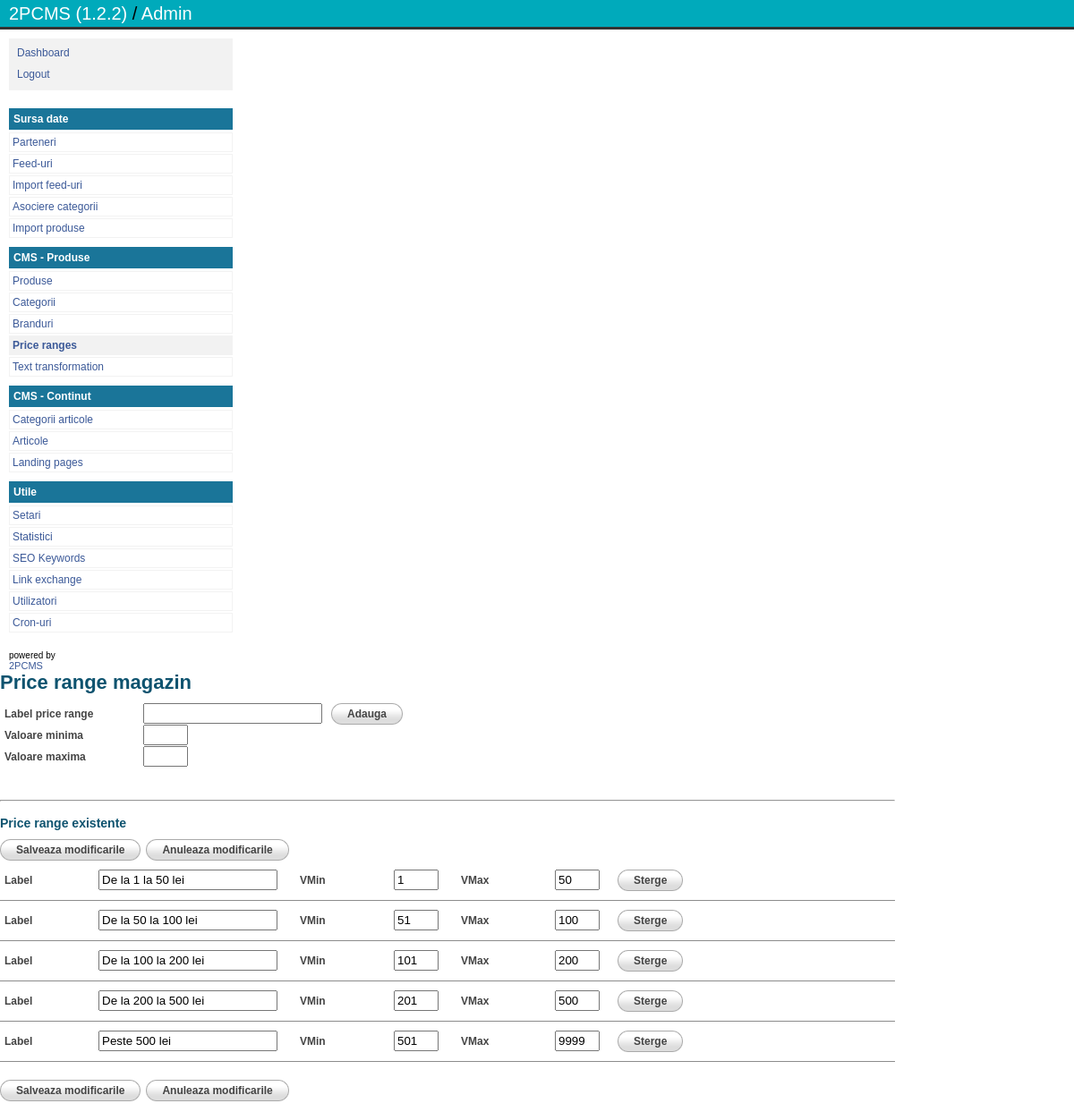
The page /manager/s_pricerange.php (signed in) on the database its author committed.
### tables this page shows
CREATE TABLE IF NOT EXISTS `shop_priceranges` (
  `id` int(11) NOT NULL AUTO_INCREMENT,
  `label` varchar(100) NOT NULL,
  `vmin` int(11) NOT NULL,
  `vmax` int(11) NOT NULL,
  `position` int(11) NOT NULL,
  PRIMARY KEY (`id`)
);

### common/common.php (called while the page is built, shortened)
<?php
$_CONFIG["user"] = "root";
$_CONFIG["pass"] = '';
$_CONFIG["db"] = "2pcms";
$_CONFIG["host"] = "localhost";
include ("class.sql.php");
include ("version.php");
$_CONFIG["urlpath"] = "http://localhost/2pcms-clean/";
$setts = $db->get_results("Select * from settings");
if($setts!=null){
    foreach($setts as $sett){
        $_CONFIG["settings"][$sett->vlabel] = $sett->vvalue;
    }
}
$_CONFIG["rec_per_page"] = $_CONFIG["settings"]["record_per_page"];
$_CONFIG["base_meta_key"] = $_CONFIG["settings"]["meta_keywords"];
$_CONFIG["base_meta_desc"] = $_CONFIG["settings"]["meta_description"];
$_CONFIG["site_name"] = $_CONFIG["settings"]["website_title"];
$_CONFIG["email_from"] = $_CONFIG["settings"]["website_email"];
$_CONFIG["template"] = $_CONFIG["settings"]["website_template"];
?>

### common/class.sql.php (called while the page is built, shortened)
<?php
	class db {
		function db($dbuser, $dbpassword, $dbname, $dbhost)
		{
			$this->dbh = @mysql_connect($dbhost,$dbuser,$dbpassword);
		}
		function query($query, $output = OBJECT)
		{
			$this->last_result = null;
			$this->result = mysql_query($query,$this->dbh);
			if ( mysql_error() )
			{
				$this->print_error();
			}
			else
			{
				if ( $this->result )
				{
					$i=0;
					$i=0;
					while ( $row = @mysql_fetch_object($this->result) )
					{
						$this->last_result[$i] = $row;
						$i++;
					}
					if ( $i )
					{
						return true;
					}
					else
					{
						return false;
					}
				}
			}
		}
		function get_results($query=null, $output = OBJECT)
		{
			if ( $query )
			{
				$this->query($query);
			}
			if ( $output == OBJECT )
			{
				return $this->last_result;
			}
		}
	}
$db = new db(EZSQL_DB_USER, EZSQL_DB_PASSWORD, EZSQL_DB_NAME, EZSQL_DB_HOST);
?>

### common/version.php (called while the page is built, shortened)
<?php
$cms_version = "1.2.2";
?>

### manager/s_pricerange.php (the view, shortened to what this page needs)
<?php
include "../common/common.php";
$page_name = "s_pricerange";
$page_title = "Price range magazin";
include "include/header.php";
?>
<form name="addprice-form" id="addprice-form" method="post" action="s_pricerange.php?action=addnew">
    <div class="form_item">
        <label for="label">Label price range</label>
        <input type="text" name="label" id="label" value="" class="txt" style="width: 200px; margin-right: 10px;">
        <a href="javascript:void(0)" onclick="if(validateForm(arFields, 'error-holder')){$('#addprice-form').submit();}" class="button"><span>Adauga</span></a>
    </div>
    <div class="form_item">
        <label for="vmin">Valoare minima</label>
        <input type="text" name="vmin" id="vmin" value="" class="txt" style="width: 50px">
    </div>
    <div class="form_item">
        <label for="vmax">Valoare maxima</label>
        <input type="text" name="vmax" id="vmax" value="" class="txt" style="width: 50px">
    </div>
    <div class="form_item">
        <label>&nbsp;</label>
    </div>
</form>
<hr/>
<div class="spacer10"></div>
<h3>Price range existente</h3>
<form name="editprice-form" id="editprice-form" method="post" action="s_pricerange.php?action=update">
    <div style="text-align: right;">
        <a href="javascript:void(0)" onclick="$('#editprice-form').submit();" class="button"><span>Salveaza modificarile</span></a>
        <a href="javascript:void(0)" onclick="$('#editprice-form')[0].reset();" class="button"><span>Anuleaza modificarile</span></a>
    </div>
    <div class="spacer10"></div>
    <?php
    $pranges = $db->get_results("Select * from shop_priceranges order by vmin asc");
    if($pranges!=null){
        $i=0;
        foreach($pranges as $cat){
            $i++;
            ?>
            <div class="form_item" style="border-bottom: 1px solid #8c8c8c; padding-bottom: 10px;">
                <label for="label-<?php echo $i; ?>" style="width: 100px">Label</label>
                <input type="text" name="label-<?php echo $i; ?>" id="label-<?php echo $i; ?>" value="<?php echo $cat->label?>" class="txt" style="width: 200px;">
                <div style="float: left; width: 20px;">&nbsp;</div>
                <label for="vmin-<?php echo $i; ?>" style="width: 100px">VMin</label>
                <input type="text" name="vmin-<?php echo $i; ?>" id="vmin-<?php echo $i; ?>" value="<?php echo $cat->vmin?>" class="txt" style="width: 50px;">
                <div style="float: left; width: 20px;">&nbsp;</div>
                <label for="vmax-<?php echo $i; ?>" style="width: 100px">VMax</label>
                <input type="text" name="vmax-<?php echo $i; ?>" id="vmax-<?php echo $i; ?>" value="<?php echo $cat->vmax?>" class="txt" style="width: 50px;">
                <div style="float: left; width: 20px;">&nbsp;</div>
                <a href="javascript:void(0)" onclick="ConfirmDelete2Link('s_pricerange.php?action=delete&id=<?php echo $cat->id; ?>')" class="button"><span>Sterge</span></a>
            </div>
            <div class="spacer10"></div>
            <?php
        }
    }
    ?>
    <div class="spacer10"></div>
    <div style="text-align: right;">
        <a href="javascript:void(0)" onclick="$('#editprice-form').submit();" class="button"><span>Salveaza modificarile</span></a>
        <a href="javascript:void(0)" onclick="$('#editprice-form')[0].reset();" class="button"><span>Anuleaza modificarile</span></a>
    </div>
</form>
<?php
include "include/footer.php";
?>

### manager/include/header.php (shortened to what this page needs)
<html>
<head>
<link rel="stylesheet" type="text/css" href="css/admin.css">
</head>
<body>
<div id="header">
<a href="<?=$_CONFIG["urlpath"]?>" title="2PCMS" target="_blank">2PCMS (<?=$cms_version?>)</a> / <a href="<?=$_CONFIG["urlpath"]?>manager/" title="2PCMS Admin">Admin</a>
</div>
<div id="maincontainer">
<div id="menucontainer">
    <div class="mlinks" style="margin-bottom: 20px; padding: 5px; background-color: #f2f2f2;">
        <a href="index.php" <?php if($page_name=="index"){echo 'class="selected"';} ?>>Dashboard</a>
        <a href="login.php?action=logout" <?php if($page_name=="ww"){echo 'class="selected"';} ?>>Logout</a>
    </div>
    <div class="mtitle">Sursa date</div>
    <div class="mlinks">
        <a href="sd_partners.php" <?php if($page_name=="sd_partners"){echo 'class="selected"';} ?>>Parteneri</a>
        <a href="sd_feeds.php" <?php if($page_name=="sd_feeds"){echo 'class="selected"';} ?>>Feed-uri</a>
        <a href="id_import.php" <?php if($page_name=="id_import"){echo 'class="selected"';} ?>>Import feed-uri</a>
        <a href="sd_categories.php" <?php if($page_name=="sd_categories"){echo 'class="selected"';} ?>>Asociere categorii</a>
        <a href="sd_products.php" <?php if($page_name=="sd_products"){echo 'class="selected"';} ?>>Import produse</a>
    </div>
    <div class="mtitle">CMS - Produse</div>
    <div class="mlinks">
        <a href="s_products.php" <?php if($page_name=="s_products"){echo 'class="selected"';} ?>>Produse</a>
        <a href="s_categories.php" <?php if($page_name=="s_categories"){echo 'class="selected"';} ?>>Categorii</a>
        <a href="s_brands.php" <?php if($page_name=="s_brands"){echo 'class="selected"';} ?>>Branduri</a>
        <a href="s_pricerange.php" <?php if($page_name=="s_pricerange"){echo 'class="selected"';} ?>>Price ranges</a>
        <a href="s_texttrans.php" <?php if($page_name=="s_texttrans"){echo 'class="selected"';} ?>>Text transformation</a>
    </div>
    <div class="mtitle">CMS - Continut</div>
    <div class="mlinks">
        <a href="con_article_categories.php" <?php if($page_name=="con_article_categories"){echo 'class="selected"';} ?>>Categorii articole</a>
        <a href="con_articles.php" <?php if($page_name=="con_articles"){echo 'class="selected"';} ?>>Articole</a>
        <a href="con_landingpages.php" <?php if($page_name=="con_landingpages"){echo 'class="selected"';} ?>>Landing pages</a>
    </div>
    <div class="mtitle">Utile</div>
    <div class="mlinks">
        <a href="u_settings.php" <?php if($page_name=="u_settings"){echo 'class="selected"';} ?>>Setari</a>
        <a href="u_stats.php" <?php if($page_name=="u_stats"){echo 'class="selected"';} ?>>Statistici</a>
        <a href="u_seokeys.php" <?php if($page_name=="u_seokeys"){echo 'class="selected"';} ?>>SEO Keywords</a>
        <a href="u_linkex.php" <?php if($page_name=="u_linkex"){echo 'class="selected"';} ?>>Link exchange</a>
        <a href="u_users.php" <?php if($page_name=="u_users"){echo 'class="selected"';} ?>>Utilizatori</a>
        <a href="u_crons.php" <?php if($page_name=="u_crons"){echo 'class="selected"';} ?>>Cron-uri</a>
    </div>
    <div class="powered-by">powered by <a href="http://www.9a.ro/2pcms/" target="_blank">2PCMS</a> </div>
</div>
<div id="activecontainer">
<h1><?php echo $page_title; ?></h1>

### manager/include/footer.php (shortened to what this page needs)
</div>
</div>
</body>
</html>

### manager/css/admin.css (style rules this page uses)
BODY, TD { font-family: Verdana, sans-serif; font-size: 12px; margin: 0px; }
A { text-decoration: none; color: #3B5998; }
div.spacer10 { height: 10px; }
div#header { margin-bottom: 10px; height: 30px; background-color: #00aabb; border-bottom: 3px solid #333333; line-height: 30px; font-size: 20px; padding: 0px 10px; }
div#header a { color: #fff; }
div#maincontainer { width: 100%; }
div#menucontainer { width: 250px; float: left; margin-right: 10px; margin-left: 10px; }
div#menucontainer div.powered-by { font-size: 10px; margin-top: 20px; }
div#menucontainer div.powered-by a { font-size: 11px; display: block; }
div#menucontainer div.mtitle { background-color: #1A7599; color: #fff; padding: 5px; font-weight: bold; margin-bottom: 3px; }
div#menucontainer div.mlinks { margin-bottom: 10px; }
div#menucontainer div.mlinks a { display: block; margin-bottom: 2px; padding: 3px; border: 1px solid #f2f2f2; }
div#menucontainer div.mlinks a.selected { font-weight: bold; text-decoration: none; background-color: #f2f2f2; }
div#activecontainer { float: left; width: 1000px; }
div#activecontainer h1 { margin: 0px 0px 10px 0px; color: #0e536f; font-size: 22px; }
div#activecontainer h2, h3 { margin: 0px 0px 10px 0px; color: #0e536f; }
div.form_item label { width: 150px; float: left; padding: 5px; font-weight: bold; color: #444; }
div.form_item input.txt { width: 300px; float: left; padding: 2px; }
a.button { background: transparent url('../images/bg_button_a.gif') no-repeat scroll top right; color: #444; display: block; float: left; font: normal 12px arial, sans-serif; height: 24px; margin-right: 6px; padding-right: 18px; text-decoration: none; }
a.button span { background: transparent url('../images/bg_button_span.gif') no-repeat; display: block; line-height: 14px; padding: 5px 0 5px 18px; font-weight: bold; }

### rows shown on the page
shop_priceranges: label "De la 1 la 50 lei", vmin "1", vmax "50"
shop_priceranges: label "De la 50 la 100 lei", vmin "51", vmax "100"
shop_priceranges: label "De la 100 la 200 lei", vmin "101", vmax "200"
shop_priceranges: label "De la 200 la 500 lei", vmin "201", vmax "500"
shop_priceranges: label "Peste 500 lei", vmin "501", vmax "9999"

### other values the page prints
$cms_version "1.2.2"
$page_title "Price range magazin"
